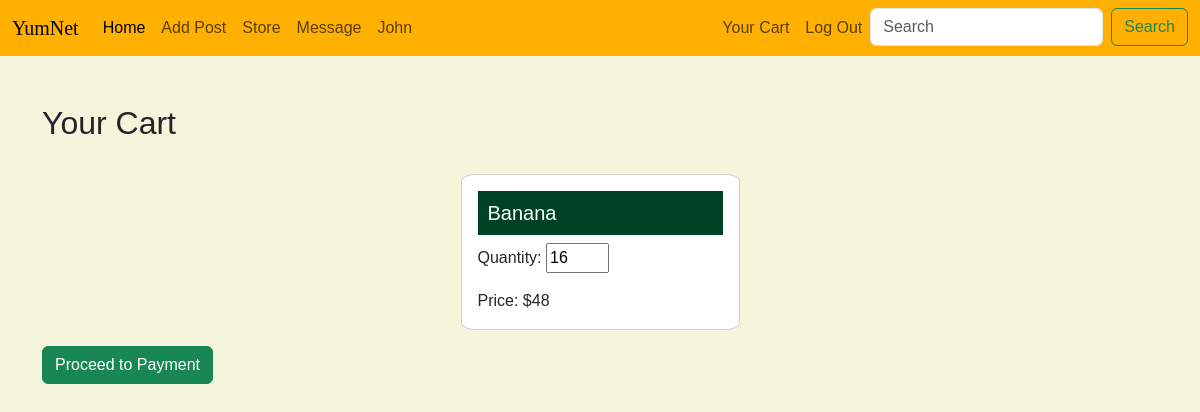
Before: /cart.php (signed in) with the older database file.
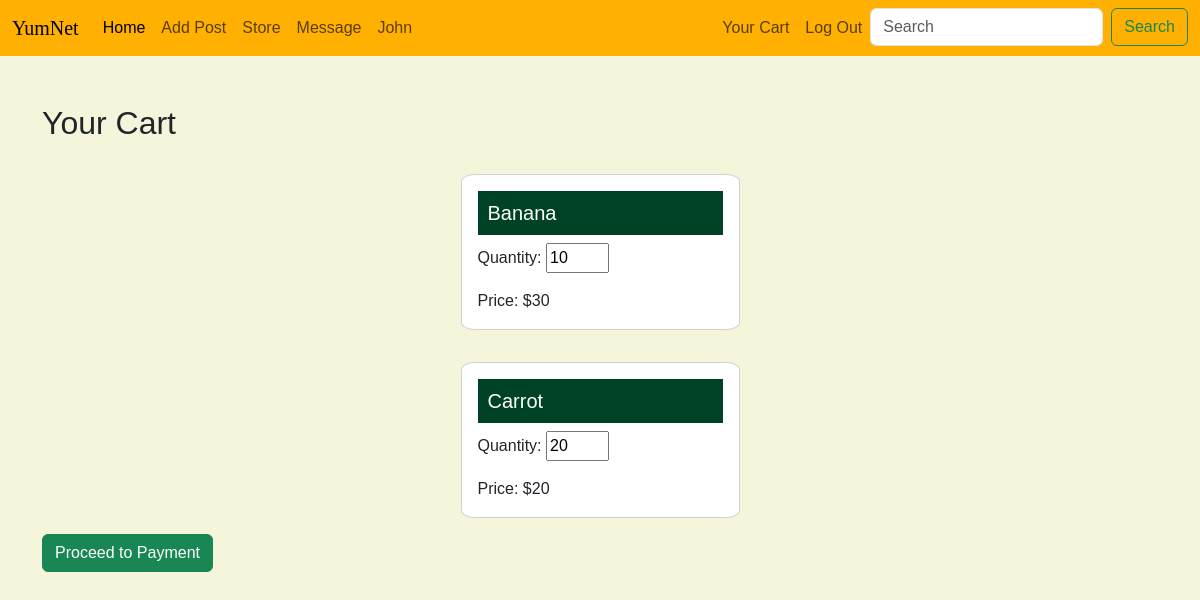
After: the same page with the newer database file.
### tables this page shows
CREATE TABLE `cart` (
  `cart_id` int(11) NOT NULL,
  `user_id` int(11) DEFAULT NULL,
  `item_id` int(11) DEFAULT NULL,
  `quantity` int(11) DEFAULT NULL,
  `timestamp` timestamp NOT NULL DEFAULT current_timestamp()
);

CREATE TABLE `grocery_item` (
  `gid` int(11) NOT NULL,
  `quantity` int(11) NOT NULL,
  `price` int(11) NOT NULL,
  `item_name` varchar(255) NOT NULL,
  `img_url` varchar(2048) NOT NULL,
  `is_veg` int(1) NOT NULL
);

### cart.php (the view, shortened to what this page needs)
<!DOCTYPE html>
<html lang="en">
<head>
    <?php require 'includes_and_requires/bootstrap.php'?>
    <?php require 'styleTemp.php'?>
</head>
<body>
    <?php include 'includes_and_requires/menu.php'?>
    <div class="container mt-5">
        <h2>Your Cart</h2>
        <?php
        $user_id = $_SESSION['user_id'];
        require 'config.php';
        $remove_zero_sql = "DELETE FROM cart WHERE user_id = $user_id AND quantity = 0";
        mysqli_query($conn, $remove_zero_sql);
        $sql = "SELECT cart.cart_id, grocery_item.item_name, cart.quantity, grocery_item.price, grocery_item.quantity AS stock
                FROM cart
                JOIN grocery_item ON cart.item_id = grocery_item.gid
                WHERE cart.user_id = $user_id";
        $result = mysqli_query($conn, $sql);
        if ($result && mysqli_num_rows($result) > 0) {
            echo "<form method='post' action='" . $_SERVER["PHP_SELF"] . "'>";
            while ($row = mysqli_fetch_assoc($result)) {
                if ($row['quantity'] > 0) {
                    echo "
                    <div class='card mb-3'>
                        <div class='card-body'>
                            <h5 class='card-title'>{$row['item_name']}</h5>
                            <p class='card-text'>Quantity:
                                <input type='number' name='quantity[{$row['cart_id']}]' value='{$row['quantity']}' min='0' max='{$row['stock']}'>
                            </p>
                            <p class='card-text'>Price: $" . ($row['quantity'] * $row['price']) . "</p>
                        </div>
                    </div>";
                }
            }
            echo "<button type='submit' class='btn btn-success' name='update_cart'>Proceed to Payment</button>";
            echo "</form>";
        } else {
            echo "<p>Your cart is empty.</p>";
        }
        ?>
    </div>
</body>
</html>

### includes_and_requires/bootstrap.php (shortened to what this page needs)
<link rel="stylesheet" href="bootstrap-5.3.2-dist/css/bootstrap.min.css">

### styleTemp.php
<link rel="stylesheet" href="style11.css">

### includes_and_requires/menu.php (shortened to what this page needs)
<nav class="navbar navbar-expand-lg nb_custom">
        <div class="container-fluid">
          <a class="navbar-brand title_font" href="#">YumNet</a>
          <div class="collapse navbar-collapse" id="navbarSupportedContent">
            <ul class="navbar-nav me-auto mb-2 mb-lg-0">
              <li class="nav-item">
                <a class="nav-link active" aria-current="page" href="hompage.php">Home</a>
              </li>
              <li class="nav-item">
                <a class="nav-link" href="addPost.php">Add Post</a>
              </li>
              <li class="nav-item">
                <a class="nav-link" href="store.php">Store</a>
              </li>
              <li class="nav-item">
                <a class="nav-link" href="searchMessages.php">Message</a>
              </li>
              <li class="nav-item">
                <a class="nav-link" href="#"><?php session_start(); echo "$_SESSION[first_name]";?></a>
              </li>
            </ul>
            <ul class="navbar-nav ms-auto mb-2 mb-lg-0">
              <li class="nav-item">
                <a class="nav-link" href="cart.php">Your Cart       </a>
              </li>
              <li class="nav-item">
                <a class="nav-link" href="logout.php">Log Out       </a>
              </li>
              <li class="nav-item">
                <form class="d-flex" role="search">
                  <input class="form-control me-2" type="search" placeholder="Search" aria-label="Search">
                  <button class="btn btn-outline-success" type="submit">Search</button>
                </form>
              </li>
            </ul>
          </div>
        </div>
      </nav>

### style11.css (style rules this page uses)
.card { width: 25%; margin: 2em auto; }
.title_font { font-family: 'Kaushan Script', cursive; }
body { font-family: sans-serif; background-color: #F5F5DC; }
.nb_custom { background-color: #FFB000; margin-bottom: 20px; }
h5.card-title { background-color: #004225; padding: 10px; color: white; }
.card { border-radius: 5%; margin-bottom: 20px; }

Changed rows visible on the page:
changed cart "Banana": quantity+item "16" → "10"; $row['quantity']*$row['price'] "48" → "30"
added cart: item.item_name "Carrot", quantity+item "20", $row['quantity']*$row['price'] "20"
